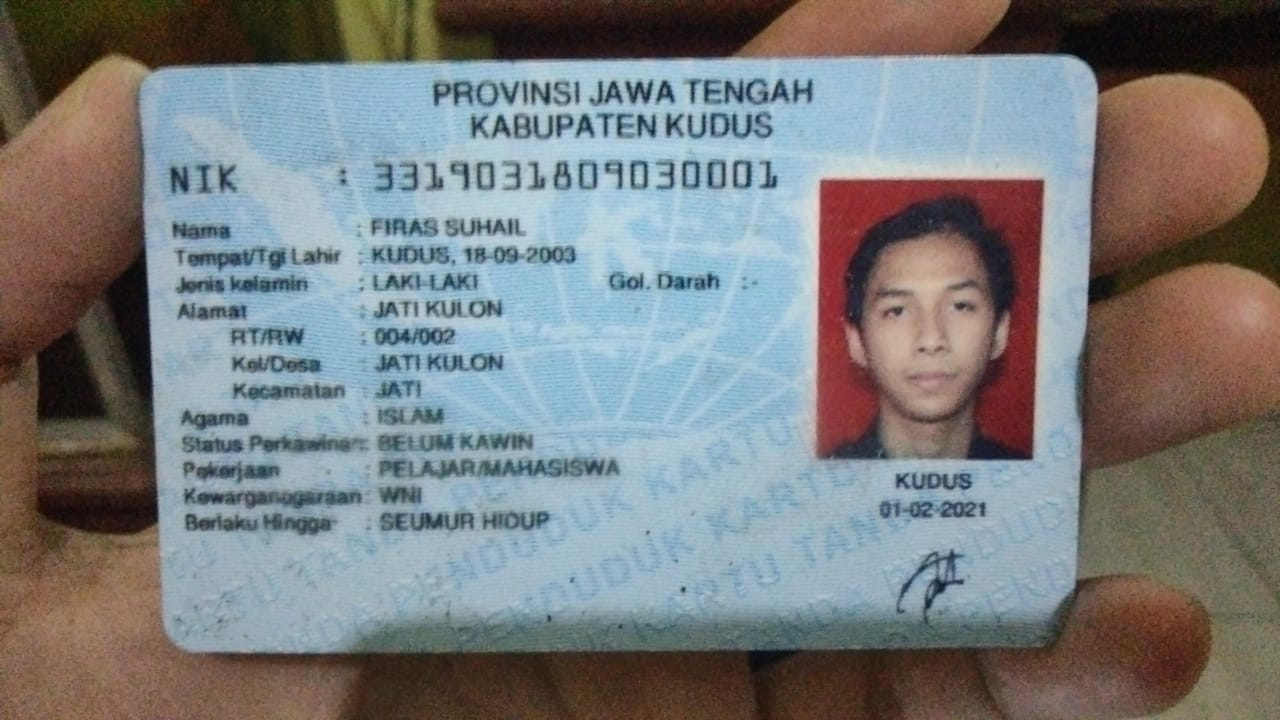
#> input picture scripts/foto_ktp.jpg, 1280 x 720 px
$ python -i otomatisasi_ktp.py   (imports and definitions only)
#> lines starting #> are read from the running program, lines starting #| are printed output that depends on the picture; after the words box and inside, x2 and y2 are one past the last pixel; in counts of white or black regions, pixels touching at a corner belong together
#> in process_image, img is the input picture: shape (720, 1280, 3); mean B, G, R 124.9, 123.9, 121.7
# [591 lines of commented-out code are left out]


import json
import os
import sys
import cv2
import numpy as np
import base64
from PIL import Image
from io import BytesIO
import re
import spacy
import requests
from google.cloud import vision

os.environ["GOOGLE_APPLICATION_CREDENTIALS"] = r"D:\joki\otomatisasi_ktp_server\scripts\ocr-dg-google-vision.json"

# Load model NLP spaCy
# [1 line not run here, left out]

def preprocess_image(img):
    return img

def preprocess_image_scam(image):
    gray = cv2.cvtColor(image, cv2.COLOR_BGR2GRAY)
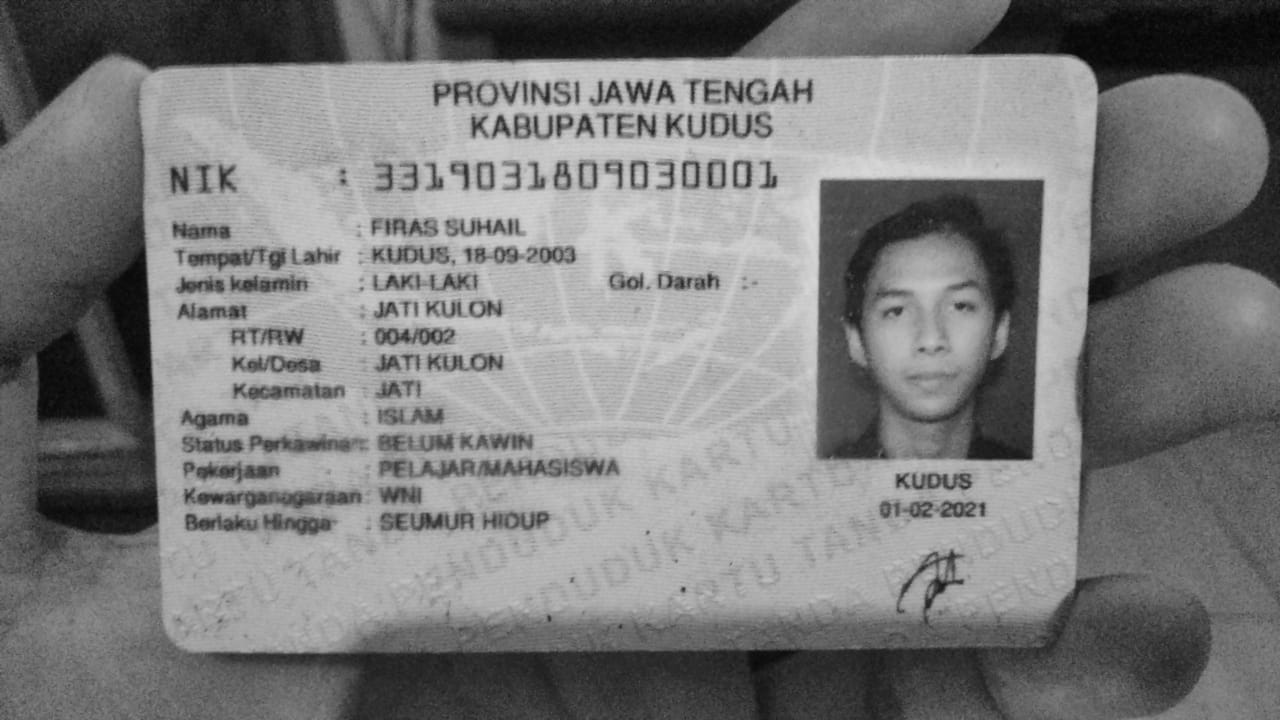
#> gray: shape (720, 1280); min 2, max 217, mean 123.4
    _, thresh = cv2.threshold(gray, 150, 255, cv2.THRESH_BINARY + cv2.THRESH_OTSU)
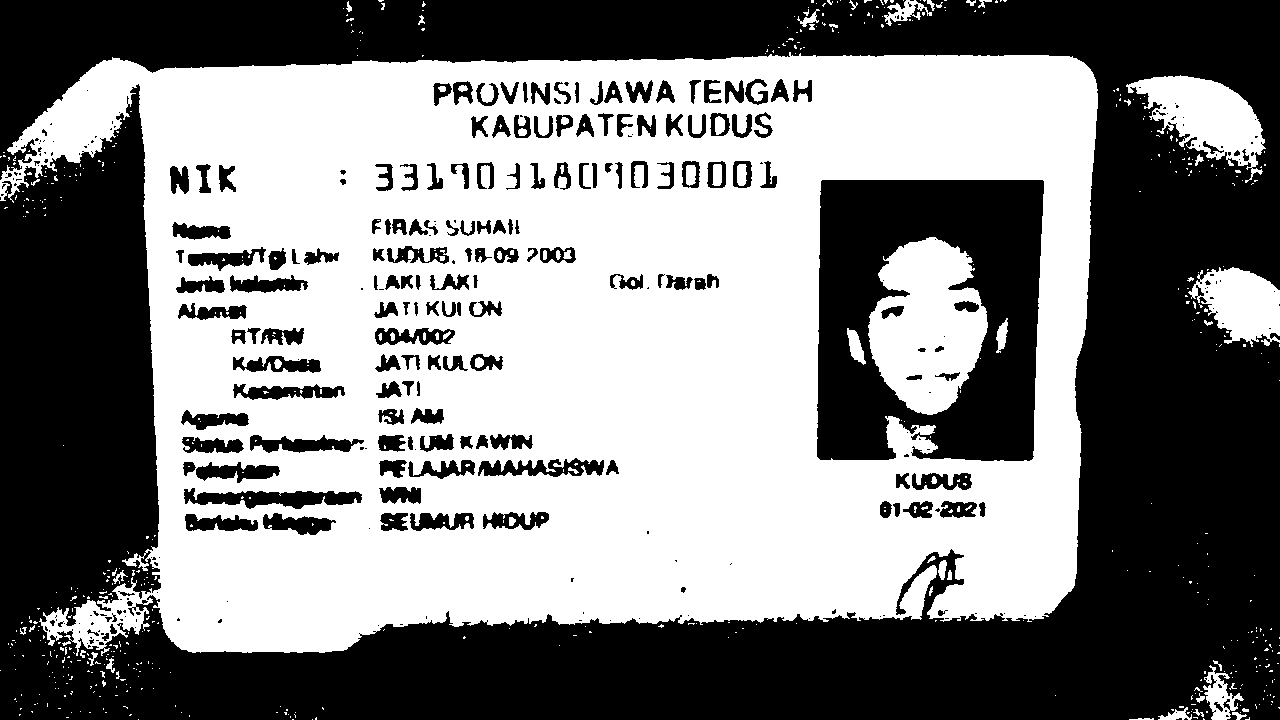
#> thresh: shape (720, 1280); 50.9% white; 341 black regions (173 under 20 px), largest, box (x1, y1, x2, y2) and area: (0, 0, 1280, 720) 365119, (817, 180, 1044, 461) 44314, (184, 488, 362, 509) 2118
    denoised = cv2.fastNlMeansDenoising(thresh, None, 10, 7, 21)
    return thresh

def detect_text(image):
    # --- Perubahan di sini: Menggunakan Google Cloud Vision Client Library ---
    client = vision.ImageAnnotatorClient()

    # Konversi gambar OpenCV (numpy array) ke bytes
    success, encoded_image = cv2.imencode('.jpg', image)
    if not success:
        return {"error": "Failed to encode image to bytes"}

    image_content = encoded_image.tobytes()
    image = vision.Image(content=image_content)

    try:
        response = client.text_detection(image=image)
        texts = response.text_annotations

        if texts:
            # Teks penuh yang dideteksi akan ada di elemen pertama (indeks 0) dari text_annotations
            detected_full_text = texts[0].description
        else:
            detected_full_text = ""

        if response.error.message:
            return {"error": f"Google Vision API error: {response.error.message}"}

    except Exception as e:
        return {"error": f"Error during Google Vision API call: {str(e)}"}

    return detected_full_text
    # --- Akhir Perubahan ---

# [52 lines left out: functions image_to_base64, extract_information, ambil_nama_dari_lines, not called in this run]

def process_image(image_path):
    try:
        img = cv2.imread(image_path)
        if img is None:
            return {"error": f"Failed to load image: {image_path}"}

        processed_img = preprocess_image(img)
        processed_img_scam = preprocess_image_scam(img)

        detected_text = detect_text(processed_img)
#> detected_text = 1 item

        if isinstance(detected_text, dict) and "error" in detected_text:
            return {"error": detected_text["error"]}

        extracted_info = extract_information(detected_text)

        processed_img_base64 = image_to_base64(processed_img)
        processed_img_base64_2 = image_to_base64(processed_img_scam)

        result = {
            "text": detected_text,
            "extracted_info": extracted_info,
            "processed_image": processed_img_base64,
            "processed_image_scam": processed_img_base64_2
        }

        return result

    except Exception as e:
        return {"error": str(e)}

# [9 lines not run here, left out]

>>> result = process_image('foto_ktp.jpg')
#> result = 1 item
